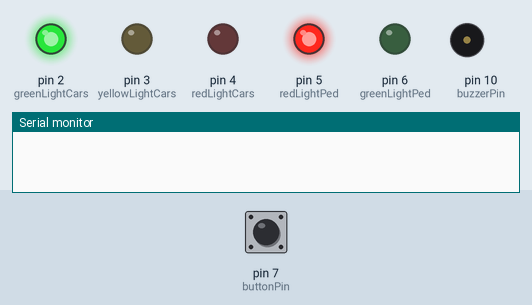
Simulated run of this sketch. Board: Arduino Uno, built with avr-gcc and run on an emulated ATmega328P. Parts: output pins drawn as LEDs (lit = HIGH), buzzer (waves = sounding), the last lines printed to the serial monitor. The inputs (shaded band) are chosen by the test bench; at power-on: pin 7 (buttonPin) HIGH.

Above: at 1.2 s.
1.3 s: pin 7 (buttonPin) pulled LOW for 0.15 s
At 12.1 s:
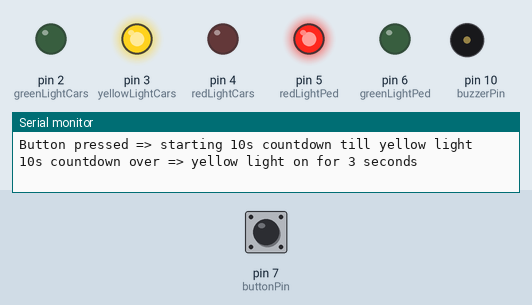
At 15.1 s:
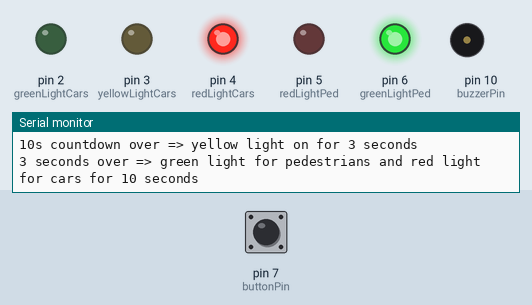
Timing chart, 0 to 15.8 s (numbered marks = the images above; inputs shaded):
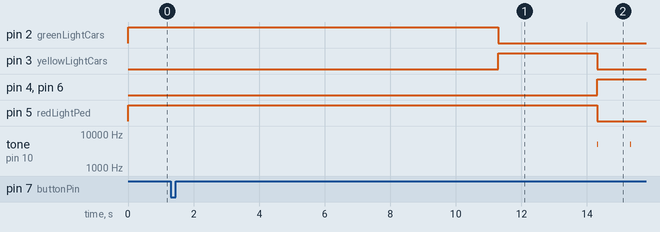

The sketch:

assignment2.ino
```cpp
// Traffic Lights:
const int greenLightCars = 2;
const int yellowLightCars = 3;
const int redLightCars = 4;

// Pedestrian Lights
const int greenLightPed = 6;
const int redLightPed = 5;

// Pedestrian Button:
const int buttonPin = 7;
bool buttonState = LOW;
bool buttonRequest = 0; // no active request
unsigned long requestTime; // time recorded when a pedestrian pushed the button
unsigned long lastDebounceTime = 0;
const unsigned int debounceDelay = 50;
bool lastButtonState;
bool reading;

// Pedestrian Buzzer:
const int buzzerPin = 10;
const int buzzerTone = 5000;
const int buzzerDuration = 10;
const int buzzerIntervalLong = 1000;
const int buzzerIntervalShort = 500;
unsigned long lastChangedBuzzer = 0;

// State durations and countdowns:
const unsigned int state2Duration = 3000;
const unsigned int countdownToStep2 = 10000;
const unsigned int state3Duration = 10000;
const unsigned int state4Duration = 5000;

// Variables used for state 4 blinking green
bool greenState = HIGH;
const unsigned int blinkingInterval = 500;
unsigned long lastChanged = 0;

// Helpers:
unsigned long stateTime; // time recorded when the last state started

int currentState = 1;

void setup() {
  pinMode(greenLightCars, OUTPUT);
  pinMode(yellowLightCars, OUTPUT);
  pinMode(redLightCars, OUTPUT);
  pinMode(greenLightPed, OUTPUT);
  pinMode(redLightPed, OUTPUT);

  pinMode(buttonPin, INPUT_PULLUP);

  Serial.begin(9600);
}

void state1() {
  digitalWrite(greenLightCars, HIGH);
  digitalWrite(yellowLightCars, LOW);
  digitalWrite(redLightCars, LOW);
  digitalWrite(greenLightPed, LOW);
  digitalWrite(redLightPed, HIGH);
}

void state2() {
  digitalWrite(greenLightCars, LOW);
  digitalWrite(yellowLightCars, HIGH);
}

void state3() {
  digitalWrite(yellowLightCars, LOW);
  digitalWrite(redLightCars, HIGH);
  digitalWrite(greenLightPed, HIGH);
  digitalWrite(redLightPed, LOW);

  // buzzer for blind people
  if (millis() - lastChangedBuzzer >= buzzerIntervalLong) {
    tone(buzzerPin, buzzerTone, buzzerDuration);
    lastChangedBuzzer = millis();
  }
}

void state4() {
  if (millis() - lastChanged >= blinkingInterval) {
    greenState = !greenState;
    digitalWrite(greenLightPed, greenState);
    lastChanged = millis();
  }

  // buzzing quicker
  if (millis() - lastChangedBuzzer >= buzzerIntervalShort) {
    tone(buzzerPin, buzzerTone, buzzerDuration);
    lastChangedBuzzer = millis();
  }
}

void readPedestrianButton() {
  // debounce
  reading = !digitalRead(buttonPin);

  if (buttonState != lastButtonState) {
    lastDebounceTime = millis();
  }
  if ((millis() - lastDebounceTime) > debounceDelay) {
    if (reading != buttonState) {
      buttonState = reading;
    }
  }
  lastButtonState = reading;

}

void loop() {

  readPedestrianButton();

  if (currentState == 1 && buttonState && !buttonRequest) {
    Serial.println("Button pressed => starting 10s countdown till yellow light");
    // if we're in state1, the button has been pressed and there is no request in process:
    buttonRequest = 1;  // make a green light request
    buttonState = 0; // reset it
    requestTime = millis(); // start the 10 seconds countdown till the green light
  }
  if (currentState == 1 && buttonRequest == 1 && millis() - requestTime >= countdownToStep2) {
    // if we're in state1, there is a request in process and the 10s countdown ended:
    buttonRequest = 0; // clear the request
    currentState = 2; // move to next state
    Serial.println("10s countdown over => yellow light on for 3 seconds");
    stateTime = millis(); // save state 2 start time
  }
  if (currentState == 2 && millis() - stateTime >= state2Duration) {
    // if we're in state2 and the 3s state duration ended, go to the next state:
    currentState = 3;
    Serial.println("3 seconds over => green light for pedestrians and red light for cars for 10 seconds");
    stateTime = millis();
  }
  if (currentState == 3 && millis() - stateTime >= state3Duration) {
    // if we're in state3 and the 10s state duration ended, go to the next state:
    currentState = 4;
    Serial.println("10 seconds over => blinking green for pedestrians for 5 seconds");
    stateTime = millis();
  }
  if (currentState == 4 && millis() - stateTime >= state4Duration) {
    // if we're in state4 and the 5s state duration ended, go to the next state:
    currentState = 1;
    Serial.println("5 seconds over => red for pedestrians and green for cars");
  }

  // depending on the currentState, this switch activates a certain state:
  switch(currentState) {
    case 1:
      state1();
      break;
    case 2:
      state2();
      break;
    case 3:
      state3();
      break;
    case 4:
      state4();
      break;
  }

}
```

Measured:
- after the input at 1.3 s, pin 2 (greenLightCars): HIGH → LOW after 10.0 s; pin 3 (yellowLightCars): LOW → HIGH after 10.0 s, → LOW 3.0 s later
